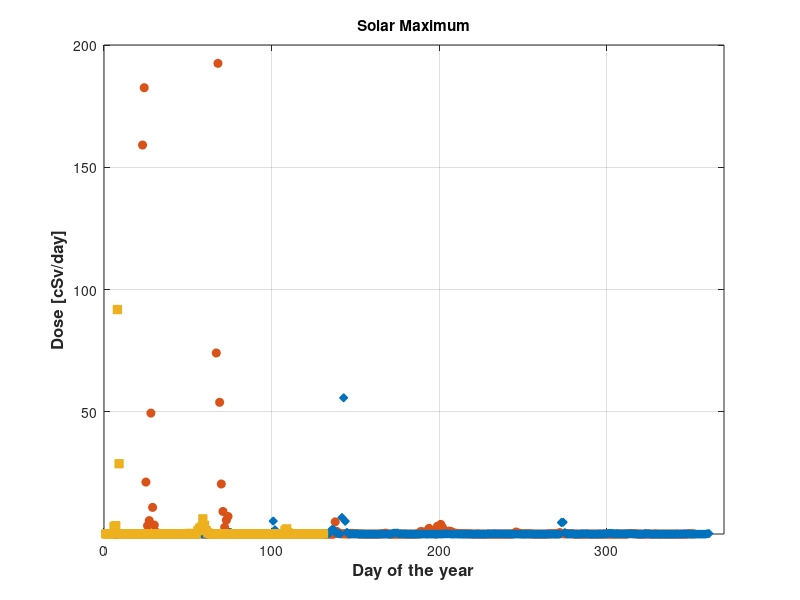
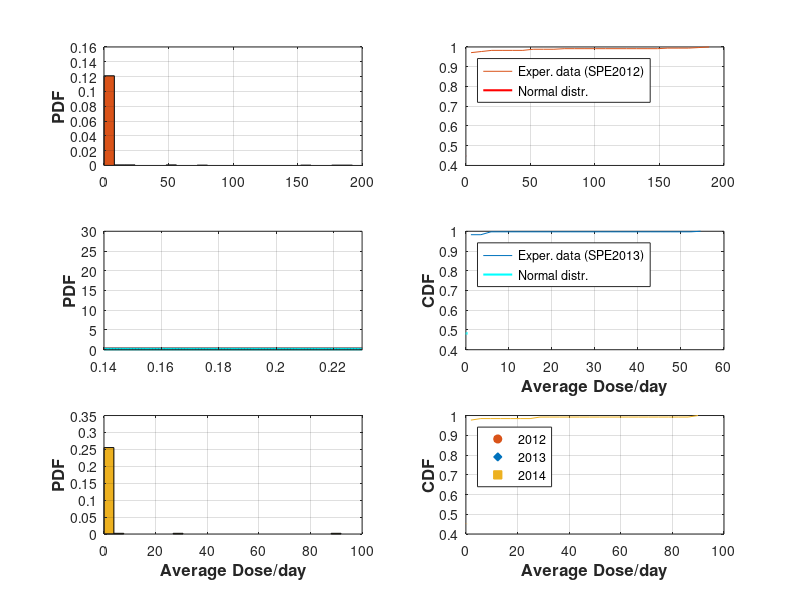

The MATLAB script that drew these images, in order:
%Daniel Gomez and Hayley E. Bower, Purdue University
%Summer 2017
%Using CRaTER Data accessed from University of New Hampshire

%% Year 2012
clc, clear, close all
% Code colors (Do not worry about this!!!  I will explain you later)
b_d = [0       0.4471    0.7412];   r_d = [0.8510    0.3255    0.0980];
y_d = [0.9294  0.6941    0.1255];   k_d = [0.3137    0.3137    0.3137];
c_d = [0.3020  0.7451    0.9333];   cc_d = [0    0.7490    0.7490];
gr_d = [.7 .7 .7];    yd_d = [0.8  0.5    0];

% SPE 2012
data_SPE = load('UNH2012SPE.txt'); %Bring in the 2012 CRaTER Data
DOY = data_SPE(:,3); %Day of Year
D1_2 = data_SPE(:,8); %Detectors 1&2 dose rates

jj=1;
for ii = DOY(1):DOY(end)
    [ind] = find(ii==DOY);
    if isempty(ind)~=1
    m_d = mean(D1_2(ind));
    st_d = std(D1_2(ind),1);
    mat(jj,:) = [ii length(ind) m_d st_d];
    else
        mat(jj,:) = [ii length(ind) 0 0];
    end
        jj = jj +1;
end

figure(1)
% One way to plot the MEAN and the STANDARD DEVIATION
% f1 = errorbar(mat(:,1),mat(:,3),mat(:,4),...
%     'color',gr_d,'linewidth',0.5,'marker','d','LineStyle','-','MarkerSize',5,'MarkerEdgeColor',r_d,'MarkerfaceColor',r_d); grid on, hold on
% set(gca,'xtick',[175:25:375],'ytick',[0.15:.01:.21],'fontweight','normal','fontsize',11,'box','on');
f1 = plot(mat(:,1),mat(:,3),'o','color',r_d,'MarkerSize',6,'MarkerfaceColor',r_d); hold on
title('2012')

figure(2)
subplot(3,2,1)
% hh = histogram(mat(2:end-1,3),24,'Normalization','pdf','FaceColor',r_d); hold on, grid on
n=length(mat(2:end-1,3));
[counts,centers] = hist(mat(2:end-1,3),24);
prob = counts/ (n * (centers(2)-centers(1)));
H = bar(centers,prob,'hist'); hold on, grid on
set(H,'facecolor',r_d);

mu = mean(mat(2:end-1,3));
sigma = std(mat(2:end-1,3),1);
xx = .17:0.001:.2;
% y = exp(-(y-mu).^2./(2*sigma^2))./(sigma*sqrt(2*pi));
y = pdf('normal',xx,mu,sigma);
plot(xx,y,'r','LineWidth',1.5)
ylabel('PDF','fontweight','bold','fontsize',12)
aa = title('2012','position',[0.2050 206.0440 -1.4211e-14]);

subplot(3,2,2)
count_sum = cumsum(prob);
plot(centers(1:end),count_sum/(count_sum(end)),'color',r_d), grid on, hold on
y = cdf('normal',xx,mu,sigma);
plot(xx,y,'r','LineWidth',1.5),  grid on
legend('Exper. data (SPE2012)','Normal distr.','location','northwest')

%==================================================
% SPE 2013
clear DOY D1_2 mat  m_d st_d
data_SPE2013 = load('UNH2013SPE.txt'); %Bring in the 2013 CRaTER Data
DOY = data_SPE2013(:,3); %Day of Year
D1_2 = data_SPE2013(:,8); %Detectors 1&2 dose rates

jj=1;
for ii = DOY(1):DOY(end)
    [ind] = find(ii==DOY);
    if isempty(ind)~=1
    m_d = mean(D1_2(ind));
    st_d = std(D1_2(ind),1);
    mat(jj,:) = [ii length(ind) m_d st_d];
    else
        mat(jj,:) = [ii length(ind) 0 0];
    end
        jj = jj +1;
end

figure(1);
% f2 = errorbar(mat(:,1),mat(:,3),mat(:,4),...
%     'color',gr_d,'linewidth',0.5,'marker','o','LineStyle','-','MarkerSize',5,'MarkerEdgeColor',b_d,'MarkerfaceColor',b_d); grid on, hold on
% set(gca,'xtick',[175:25:375],'ytick',[0.15:.01:.21],'fontweight','normal','fontsize',11,'box','on')
f2 = plot(mat(:,1),mat(:,3),'d','color',b_d,'MarkerSize',6,'MarkerfaceColor',b_d); grid on, hold on

figure(2)
subplot(3,2,3)
% hh = histogram(mat(2:end-1,3),20,'Normalization','pdf','FaceColor',b_d); hold on, grid on
n=length(mat(2:end-1,3));
[counts,centers] = hist(mat(2:end-1,3),24);
prob = counts/ (n * (centers(2)-centers(1)));
H = bar(centers,prob,'hist'); hold on, grid on
set(H,'facecolor',b_d);

mu = mean(mat(2:end-1,3));
sigma = std(mat(2:end-1,3),1);
xx = .14:0.001:.23;
% y = exp(-(y-mu).^2./(2*sigma^2))./(sigma*sqrt(2*pi));
y = pdf('normal',xx,mu,sigma);
plot(xx,y,'c','LineWidth',1.5)
ylabel('PDF','fontweight','bold','fontsize',12)
axis([ 0.14 .23 0 30])

subplot(3,2,4)
count_sum = cumsum(prob);
plot(centers(1:end),count_sum/(count_sum(end)),'color',b_d), grid on, hold on
y = cdf('normal',xx,mu,sigma);
plot(xx,y,'c','LineWidth',1.5),  grid on
ylabel('CDF','fontweight','bold','fontsize',12)
xlabel('Average Dose/day','fontweight','bold','fontsize',12)
legend('Exper. data (SPE2013)','Normal distr.','location','northwest')

%==================================================
% SPE2014
clear DOY D1_2 y xx mat m_d st_d

data_SPE2014 = load('UNH2014SPE.txt'); %Bring in the 2014 CRaTER Data
DOY = data_SPE2014(:,3); %Day of Year
D1_2 = data_SPE2014(:,8); %Detectors 1&2 dose rates

jj=1;
for ii = DOY(1):DOY(end)
    [ind] = find(ii==DOY);
    if isempty(ind)~=1
    m_d = mean(D1_2(ind));
    st_d = std(D1_2(ind),1);
    mat(jj,:) = [ii length(ind) m_d st_d];
    else
        mat(jj,:) = [ii length(ind) 0 0];
    end
        jj = jj +1;
end

figure(1)
% f3 = errorbar(mat(:,1),mat(:,3),mat(:,4),...
%     'color',gr_d,'linewidth',0.5,'marker','s','LineStyle','-','MarkerSize',5,'MarkerEdgeColor',yd_d,'MarkerfaceColor',y_d); grid on, hold on
% set(gca,'xtick',[175:25:375],'ytick',[0.15:.01:.21],'fontweight','normal','fontsize',11,'box','on')
f3 = plot(mat(:,1),mat(:,3),'s','color',y_d,'MarkerSize',6,'MarkerfaceColor',y_d); grid on, hold on
axis([0 370 0.05 200])
title('Solar Maximum')
xlabel('Day of the year','fontweight','bold','fontsize',12)
ylabel('Dose [cSv/day]','fontweight','bold','fontsize',12)

figure(2)
subplot(3,2,5)
% hh = histogram(mat(2:end-1,3),24,'Normalization','pdf','FaceColor',y_d); hold on, grid on
n=length(mat(2:end-1,3));
[counts,centers] = hist(mat(2:end-1,3),24);
prob = counts/ (n * (centers(2)-centers(1)));
H = bar(centers,prob,'hist'); hold on, grid on
set(H,'facecolor',y_d);

mu = mean(mat(2:end-1,3));
sigma = std(mat(2:end-1,3),1);
xx = .16:0.001:.19;
% y = exp(-(y-mu).^2./(2*sigma^2))./(sigma*sqrt(2*pi));
y = pdf('normal',xx,mu,sigma);
plot(xx,y,'LineWidth',1.5,'color',yd_d)
ylabel('PDF','fontweight','bold','fontsize',12)
xlabel('Average Dose/day','fontweight','bold','fontsize',12)

subplot(3,2,6)
count_sum = cumsum(prob);
plot(centers(1:end),count_sum/(count_sum(end)),'color',y_d), grid on, hold on
y = cdf('normal',xx,mu,sigma);
plot(xx,y,'LineWidth',1.5,'color',yd_d),  grid on
ylabel('CDF','fontweight','bold','fontsize',12)
xlabel('Average Dose/day','fontweight','bold','fontsize',12)
 aaa = legend('Exper. data (SPE2014)','Normal distr.','location','northwest');

legend([f1 f2 f3],'2012','2013','2014')


% IMPORTANT:  This is the best way to save a figure as PDF in Matlab
% set(1,'PaperSize' ,[5.8 4.5],'PaperPositionMode','auto')
% print('-f1','-painters','Radiation_01','-dpdf')


print(1,'All_SPEMax', '-dpng', '-r900')
print(2,'Proba_SPEMax', '-dpng', '-r900')
